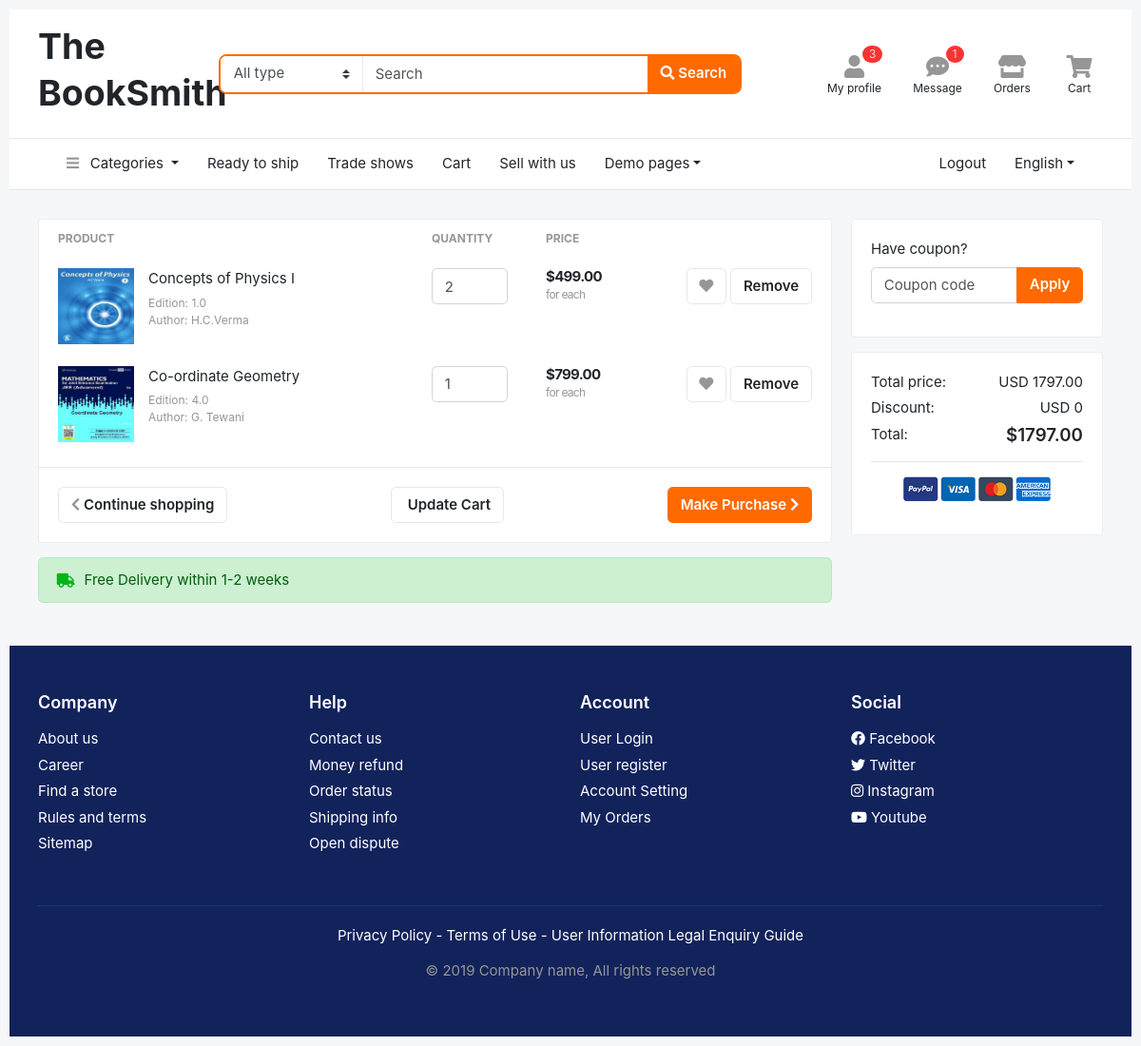
Screenshot of /customer/cart (signed in) with the database file from the repository.
### Store/models.py (models this page shows, shortened)
class CartItem(models.Model):
	cartitem_id = models.AutoField(primary_key=True)
	book_quantity = models.IntegerField(default=0)
	book_id = models.ForeignKey(Book, on_delete=models.CASCADE)
	cart = models.ForeignKey(Cart, on_delete=models.CASCADE)

class Book(models.Model):
	old_new = (
		(1, 'Yes'),
		(0, 'No'),
	)
	book_id = models.AutoField(primary_key=True)
	book_name = models.CharField(max_length=50)
	book_author = models.CharField(max_length=50)
	book_edition = models.DecimalField(max_digits=6, decimal_places=1)
	book_price = models.DecimalField(max_digits=6, decimal_places=2)
	book_quantity = models.IntegerField()
	date = models.DateTimeField(auto_now=True)
	is_new = models.BooleanField(choices=old_new)
	image_file = models.ImageField(upload_to=UPLOAD_TO)
	category = models.ForeignKey(Category, on_delete=models.CASCADE)
	vendor = models.ForeignKey(Vendor, on_delete=models.CASCADE)

### Store/views.py (the view)
# urls.py: path('customer/cart', views.cart_view, name='cart-customer'),
@login_required
def cart_view(request):
	user = request.user
	context = {
		"cart_exists" : True,
	}
	cart = user.cart_set.first()
	total = 0
	if not cart is None:
		cart_items = cart.cartitem_set.all()
		for cartitem in cart_items:
			total += cartitem.book_quantity * cartitem.book_id.book_price
		if not bool(cart_items):
			context["cart_exists"] = False
		else:
			context["cart_exists"] = True
			context["cart_items"] = cart_items
	else:
		context["cart_exists"] = False
	context["total"] = total
	return render(request, 'Store/cart.html', context)

### Store/templates/Store/cart.html (shortened to what this page needs)
{% extends 'Store/layout.html' %}
{% load static %}
{% block body %}
<header class="section-header">
  <section class="header-main border-bottom">
    <div class="container">
      <div class="row align-items-center">
        <div class="col-xl-2 col-lg-3 col-md-12">
          <a href="#" class="brand-wrap">
            <h1>The BookSmith</h1>
          </a>
        </div>
        <div class="col-xl-6 col-lg-5 col-md-6">
          <form action="#" class="search-header">
            <div class="input-group w-100">
              <select class="custom-select border-right"  name="category_name">
                  <option value="">All type</option><option value="codex">Special</option>
              </select>
                <input type="text" class="form-control" placeholder="Search">
                <div class="input-group-append">
                  <button class="btn btn-primary" type="submit">
                    <i class="fa fa-search"></i> Search
                  </button>
                </div>
              </div>
          </form>
        </div>
        <div class="col-xl-4 col-lg-4 col-md-6">
          <div class="widgets-wrap float-md-right">
            <div class="widget-header mr-3">
              <a href="#" class="widget-view">
                <div class="icon-area">
                  <i class="fa fa-user"></i>
                  <span class="notify">3</span>
                </div>
                <small class="text"> My profile </small>
              </a>
            </div>
            <div class="widget-header mr-3">
              <a href="#" class="widget-view">
                <div class="icon-area">
                  <i class="fa fa-comment-dots"></i>
                  <span class="notify">1</span>
                </div>
                <small class="text"> Message </small>
              </a>
            </div>
            <div class="widget-header mr-3">
              <a href="#" class="widget-view">
                <div class="icon-area">
                  <i class="fa fa-store"></i>
                </div>
                <small class="text"> Orders </small>
              </a>
            </div>
            <div class="widget-header">
              <a href="#" class="widget-view">
                <div class="icon-area">
                  <i class="fa fa-shopping-cart"></i>
                </div>
                <small class="text"> Cart </small>
              </a>
            </div>
          </div>
        </div>
      </div>
    </div>
  </section>
  <nav class="navbar navbar-main navbar-expand-lg border-bottom">
    <div class="container">
      <div class="collapse navbar-collapse" id="main_nav">
        <ul class="navbar-nav">
          <li class="nav-item dropdown">
            <a class="nav-link dropdown-toggle" data-toggle="dropdown" href="#"> <i class="fa fa-bars text-muted mr-2"></i> Categories </a>
          </li>
          <li class="nav-item">
             <a class="nav-link" href="#">Ready to ship</a>
          </li>
          <li class="nav-item">
            <a class="nav-link" href="#">Trade shows</a>
          </li>
      <li class="nav-item">
        <a class="nav-link" href="{% url 'cart-customer' %}">Cart</a>
      </li>
          <li class="nav-item">
            <a class="nav-link" href="{% url 'login' %}">Sell with us</a>
          </li>
          <li class="nav-item dropdown">
            <a class="nav-link dropdown-toggle" data-toggle="dropdown" href="#">Demo pages</a>
          </li>
        </ul>
        <ul class="navbar-nav ml-md-auto">
            <li class="nav-item">
              <a class="nav-link" href="{% url 'logout' %}">Logout</a>
            </li>
          <li class="nav-item dropdown">
            <a class="nav-link dropdown-toggle" href="http://example.com" data-toggle="dropdown">English</a>
          </li>
       </ul>
      </div>
    </div>
  </nav>
  </header>
<section class="section-content padding-y">
<div class="container">
<div class="row">
  <main class="col-md-9">
<form method="POST" action="{% if user.is_authenticated %}{% if user.is_vendor %}{% url 'cart-update-vendor' %}{% else %}{% url 'cart-update-customer' %}{% endif %}{% else %}#{% endif %}">
<div class="card">
<table class="table table-borderless table-shopping-cart">
<thead class="text-muted">
<tr class="small text-uppercase">
  <th scope="col">Product</th>
  <th scope="col" width="120">Quantity</th>
  <th scope="col" width="120">Price</th>
  <th scope="col" class="text-right" width="200"> </th>
</tr>
</thead>
<tbody>
  {% for item in cart_items %}
  <tr>
    <td>
      <figure class="itemside">
        <div class="aside"><img src="{{ item.book_id.image_file.url }}" class="img-sm"></div>
        <figcaption class="info">
          <a href="{% url 'book-details' item.book_id.book_id %}" class="title text-dark">{{ item.book_id.book_name }}</a>
          <p class="text-muted small">Edition: {{ item.book_id.book_edition }} <br> Author: {{ item.book_id.book_author }}</p>
        </figcaption>
      </figure>
    </td>
    <td>
      <input type="number" name="quantity" class="form-control" value="{{ item.book_quantity }}" min="1" max="{{ item.book_id.book_quantity }}">
    </td>
    <td>
      <div class="price-wrap">
        <var class="price">${{ item.book_id.book_price }}</var>
        <small class="text-muted"> for each </small>
      </div>
    </td>
    <td class="text-right">
    <a data-original-title="Save to Wishlist" title="" href="" class="btn btn-light" data-toggle="tooltip"> <i class="fa fa-heart"></i></a>
    <a href="{% if user.is_authenticated %}{% if user.is_vendor %}{% url 'cart-remove-vendor' item.cartitem_id %}{% else %}{% url 'cart-remove-customer' item.cartitem_id %}{% endif %}{% endif %}" class="btn btn-light"> Remove</a>
    </td>
  </tr>
  {% endfor %}
</tbody>
</table>
<div class="card-body border-top text-center">
  <a href="{% url 'payment' %}" class="btn btn-primary float-md-right"> Make Purchase <i class="fa fa-chevron-right"></i> </a>
  <a href="{% if user.is_authenticated %}{% if user.is_vendor %}{% url 'index-vendor' %}{% else %}{% url 'index-customer' %}{% endif %}{% else %}#{% endif %}" class="btn btn-light float-md-left"> <i class="fa fa-chevron-left"></i> Continue shopping </a>
  <button type="submit" class="btn btn-light">  Update Cart </a>
</div>
</div>
</form>
<div class="alert alert-success mt-3">
  <p class="icontext"><i class="icon text-success fa fa-truck"></i> Free Delivery within 1-2 weeks</p>
</div>
  </main>
  <aside class="col-md-3">
    <div class="card mb-3">
      <div class="card-body">
      <form>
        <div class="form-group">
          <label>Have coupon?</label>
          <div class="input-group">
            <input type="text" class="form-control" name="" placeholder="Coupon code">
            <span class="input-group-append">
              <button class="btn btn-primary">Apply</button>
            </span>
          </div>
        </div>
      </form>
      </div>
    </div>
    <div class="card">
      <div class="card-body">
          <dl class="dlist-align">
            <dt>Total price:</dt>
            <dd class="text-right">USD {{ total }}</dd>
          </dl>
          <dl class="dlist-align">
            <dt>Discount:</dt>
            <dd class="text-right">USD 0</dd>
          </dl>
          <dl class="dlist-align">
            <dt>Total:</dt>
            <dd class="text-right  h5"><strong>${{ total }}</strong></dd>
          </dl>
          <hr>
          <p class="text-center mb-3">
            <img src="{% static 'Store/images/misc/payments.png' %}" height="26">
          </p>
      </div>
    </div>
  </aside>
</div>
</div>
</section>
<footer class="section-footer bg-secondary">
	<div class="container">
		<section class="footer-top padding-y-lg text-white">
			<div class="row">
				<aside class="col-md col-6">
					<h6 class="title">Company</h6>
					<ul class="list-unstyled">
						<li> <a href="#">About us</a></li>
						<li> <a href="#">Career</a></li>
						<li> <a href="#">Find a store</a></li>
						<li> <a href="#">Rules and terms</a></li>
						<li> <a href="#">Sitemap</a></li>
					</ul>
				</aside>
				<aside class="col-md col-6">
					<h6 class="title">Help</h6>
					<ul class="list-unstyled">
						<li> <a href="#">Contact us</a></li>
						<li> <a href="#">Money refund</a></li>
						<li> <a href="#">Order status</a></li>
						<li> <a href="#">Shipping info</a></li>
						<li> <a href="#">Open dispute</a></li>
					</ul>
				</aside>
				<aside class="col-md col-6">
					<h6 class="title">Account</h6>
					<ul class="list-unstyled">
						<li> <a href="#"> User Login </a></li>
						<li> <a href="#"> User register </a></li>
						<li> <a href="#"> Account Setting </a></li>
						<li> <a href="#"> My Orders </a></li>
					</ul>
				</aside>
				<aside class="col-md">
					<h6 class="title">Social</h6>
					<ul class="list-unstyled">
						<li><a href="#"> <i class="fab fa-facebook"></i> Facebook </a></li>
						<li><a href="#"> <i class="fab fa-twitter"></i> Twitter </a></li>
						<li><a href="#"> <i class="fab fa-instagram"></i> Instagram </a></li>
						<li><a href="#"> <i class="fab fa-youtube"></i> Youtube </a></li>
					</ul>
				</aside>
			</div>
		</section>
		<section class="footer-bottom text-center">
				<p class="text-white">Privacy Policy - Terms of Use - User Information Legal Enquiry Guide</p>
				<p class="text-muted"> &copy 2019 Company name, All rights reserved </p>
				<br>
		</section>
	</div>
</footer>
{% endblock %}

### Store/static/Store/styles.css (style rules this page uses)
body { padding: 10px; }

### Store/static/Store/css/ui.css (style rules this page uses)
html { font-family: 'Inter', sans-serif; font-size: 15px; }
.price-wrap { letter-spacing: -0.7px; }
.img-xs, .img-sm, .img-md, .img-lg { -o-object-fit: cover; object-fit: cover; -ms-flex-negative: 0; flex-shrink: 0; -webkit-box-flex: 0; -ms-flex-positive: 0; flex-grow: 0; }
.img-sm { width: 80px; height: 80px; }
.padding-y { padding-top: 30px; padding-bottom: 30px; }
.padding-y-lg { padding-top: 48px; padding-bottom: 48px; }
var { font-style: normal; }
figure { margin-bottom: 0; }
article:after, .form-group:after { display: block; clear: both; content: ""; }
p:last-child { margin-bottom: 0; }
.section-header { background-color: #fff; }
.header-main { position: relative; padding-top: 1rem; padding-bottom: 1rem; }
.navbar-main { background-color: #fff; }
.search-header { border: 2px solid #ff6a00; border-radius: 0.55rem; }
.search-header .form-control, .search-header .custom-select { border-color: transparent; }
.search-header select { -ms-flex-preferred-size: 150px !important; flex-basis: 150px !important; -webkit-box-flex: 0 !important; -ms-flex-positive: 0 !important; flex-grow: 0 !important; }
.widget-header { display: inline-block; vertical-align: middle; position: relative; }
.widget-header .widget-view { padding: 5px 7px; display: inline-block; position: relative; text-align: center; }
.widget-header .icon-area { font-size: 24px; display: inline-block; width: 36px; height: 30px; color: #969696; }
.widget-header .icon-area .notify { position: absolute; top: 0px; right: 8%; }
.widget-header .text { max-width: 80px; overflow: hidden; text-overflow: ellipsis; white-space: nowrap; display: block; line-height: 1.2; }
.widget-header a { color: #212529; }
.section-footer ul li { margin-bottom: 5px; }
.section-footer ul a { color: inherit; }
.section-footer .title { font-weight: 600; margin-bottom: 16px; font-size: 18px; }
.footer-bottom { padding-top: 20px; padding-bottom: 20px; border-top: 1px solid #1a3286; }
.btn-light { background-color: #fff; border-color: #e5e7ea; }
.btn-light i { color: #969696; }
.itemside { position: relative; display: -webkit-box; display: -ms-flexbox; display: flex; width: 100%; }
.itemside .aside { position: relative; -ms-flex-negative: 0; flex-shrink: 0; }
.itemside .info { padding-left: 15px; padding-right: 7px; }
.itemside p { margin-bottom: 0; }
.itemside .title { display: block; margin-bottom: 5px; color: #212529; }
[class*="dlist-"] { margin-bottom: 5px; }
[class*="dlist-"] dd { margin-bottom: 0; }
.dlist-align { display: -webkit-box; display: -ms-flexbox; display: flex; }
.dlist-align dt { width: 120px; word-wrap: break-word; font-weight: normal; }
.dlist-align dd { -webkit-box-flex: 1; -ms-flex-positive: 1; flex-grow: 1; }
[class*="list-"] li:after { visibility: hidden; display: block; content: ""; overflow: hidden; height: 0; clear: both; }
.icontext { display: -webkit-inline-box; display: -ms-inline-flexbox; display: inline-flex; -webkit-box-align: center; -ms-flex-align: center; align-items: center; vertical-align: middle; }
.icontext .icon { position: relative; margin-right: 10px; -ms-flex-negative: 0; flex-shrink: 0; -webkit-box-flex: 0; -ms-flex-positive: 0; flex-grow: 0; }
.notify { position: absolute; top: -4px; right: -10px; display: inline-block; padding: .25em .6em; font-size: 12px; line-height: 1; text-align: center; font-weight: 300; border-radius: 3rem; color: #fff; background-color: #fa3434; }
.price { font-weight: 600; color: #212529; }
body { background-color: #f6f7f9; }
.table-shopping-cart.table td, .table-shopping-cart.table th { padding-left: 20px; padding-right: 20px; }
.table-shopping-cart .price-wrap { line-height: 1.2; }
.table-shopping-cart .price { font-weight: bold; margin-right: 5px; display: block; }

### Store/static/Store/css/responsive.css (style rules this page uses)
@media (min-width: 1040px) { .container { padding-left: 30px !important; padding-right: 30px !important; } }

### rows the page displays
CartItem: book_id.image_file (picture), book_id.book_name "Concepts of Physics I", book_id.book_edition "1.0", book_id.book_author "H.C.Verma", quantity "2", book_id.book_price "499.00"
CartItem: book_id.image_file (picture), book_id.book_name "Co-ordinate Geometry", book_id.book_edition "4.0", book_id.book_author "G. Tewani", quantity "1", book_id.book_price "799.00"

### other values shown
{{ total }} "1797.00"
